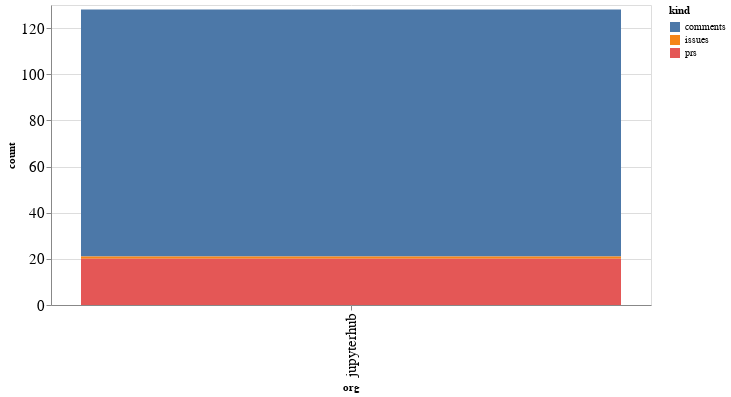

Notebook source saved alongside this figure:
### Code cell
alt.Chart(org_summaries, width=600).mark_bar().encode(
    x='org',
    y='count',
    color='kind',
    tooltip="org"
)

### Figure 1 — Vega-Lite specification as saved in the notebook (floating-point values rounded to 4 significant figures)
{"config": {"axisLeft": {"labelFontSize": 15}, "axisBottom": {"labelFontSize": 15}}, "data": {"name": "data-fed0799204d6cf4548292ab197fa0d07"}, "mark": "bar", "encoding": {"color": {"type": "nominal", "field": "kind"}, "tooltip": {"type": "nominal", "field": "org"}, "x": {"type": "nominal", "field": "org"}, "y": {"type": "quantitative", "field": "count"}}, "width": 600, "$schema": "https://vega.github.io/schema/vega-lite/v4.8.1.json", "datasets": {"data-fed0799204d6cf4548292ab197fa0d07": [{"org": "jupyterhub", "kind": "comments", "count": 107}, {"org": "jupyterhub", "kind": "issues", "count": 1}, {"org": "jupyterhub", "kind": "prs", "count": 20}]}}
